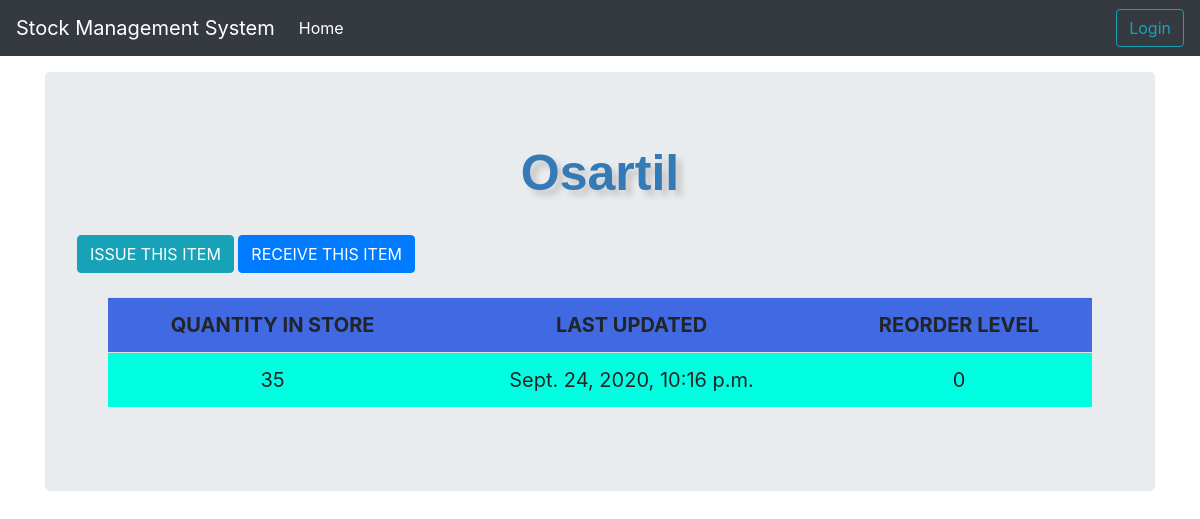
The app's page /stock_detail/7/ with its own data.
### SMS/models.py (models this page shows, shortened)
class Stock(models.Model):
    category = models.ForeignKey(Category, on_delete=models.CASCADE, blank=True)
    item_name = models.CharField(max_length=50, blank=True, null=True)
    quantity = models.IntegerField(default='0', blank=True, null=True)
    receive_quantity = models.IntegerField(default='0', blank=True, null=True)
    receive_by = models.CharField(max_length=50, blank=True, null=True)
    issue_quantity = models.IntegerField(default='0', blank=True, null=True)
    issue_by = models.CharField(max_length=50, blank=True, null=True)
    issue_to = models.CharField(max_length=50, blank=True, null=True)
    phone_number = models.CharField(max_length=50, blank=True, null=True)
    created_by = models.CharField(max_length=50, blank=True, null=True)
    reorder_level = models.IntegerField(default='0', blank=True, null=True)
    last_updated = models.DateTimeField(auto_now_add=False, auto_now=True)
    timestamp = models.DateTimeField(auto_now_add=True, auto_now=False)

### SMS/views.py (the view)
# urls.py: path('stock_detail/<str:pk>/', views.stock_detail, name="stock_detail"),
def stock_detail(request, pk):
    items = Stock.objects.get(id=pk)
    context = {
        "items": items,
        "title": items.item_name
    }
    return render(request, "stock_detail.html", context)

### templates/stock_detail.html (shortened to what this page needs)
{% load crispy_forms_filters %}
{% load static %}
{% load crispy_forms_tags %}
<!DOCTYPE html>
<html lang="en">
  <head>
     <link rel="stylesheet" href="https://stackpath.bootstrapcdn.com/bootstrap/4.4.1/css/bootstrap.min.css"
>
      <link rel="stylesheet" href="{% static 'css/style.css' %}">
    <link href="{% static 'css/navbar-top-fixed.css' %}" rel="stylesheet">
  </head>
  <body>
  {% include 'navbar.html' %}
<main role="main" class="container">
  <div class="jumbotron">
    <div class="header">{{ title }}</div>
<br>
      <a href="{% url 'issue_items' items.id %}"><div class='btn btn-info'>ISSUE THIS ITEM</div></a>
    <a href="{% url 'receive_items' items.id %}"><div class='btn btn-primary'>RECEIVE THIS ITEM</div></a>
  <br><br>
  <div class="display_table">
    <table class='table'>
        <tr>
            <th style="font-size: 20px;">QUANTITY IN STORE</th>
            <th style="font-size: 20px;">LAST UPDATED</th>
            <th style="font-size: 20px;">REORDER LEVEL</th>
        </tr>
        <tr>
            <td style="font-size: 20px;">{{items.quantity}}</td>
            <td style="font-size: 20px;">{{items.last_updated}}</td>
            <td style="font-size: 20px;">{{items.reorder_level}}</td>
        </tr>
    </table>
  </div>
  </div>
</main>
  </body>
</html>

### SMS/static/css/style.css (style rules this page uses)
.table { font-size: 13px; text-align: center; width: 95%; margin: auto; text-align: center; }
.table tr:nth-child(odd) { background: lightskyblue; }
.table tr:nth-child(even) { background: #00ffe1; }
th { background-color: royalblue; }
.display_table { padding-left: 5px; padding-right: 5px; padding-bottom: 20px; }
.header { font-family: helvetica, sans-serif; color: #337ab7; font-size: 50px; text-align: center; width: 100%; text-shadow: 6px 6px 6px #c9c6c6; display: block; font-weight: bolder; }

### SMS/static/css/navbar-top-fixed.css (style rules this page uses)
body { min-height: 75rem; padding-top: 4.5rem; }

### records on screen
Stock: item_name "Osartil", quantity "35", last_updated "Sept. 24, 2020, 10:16 p.m.", reorder_level "0"
